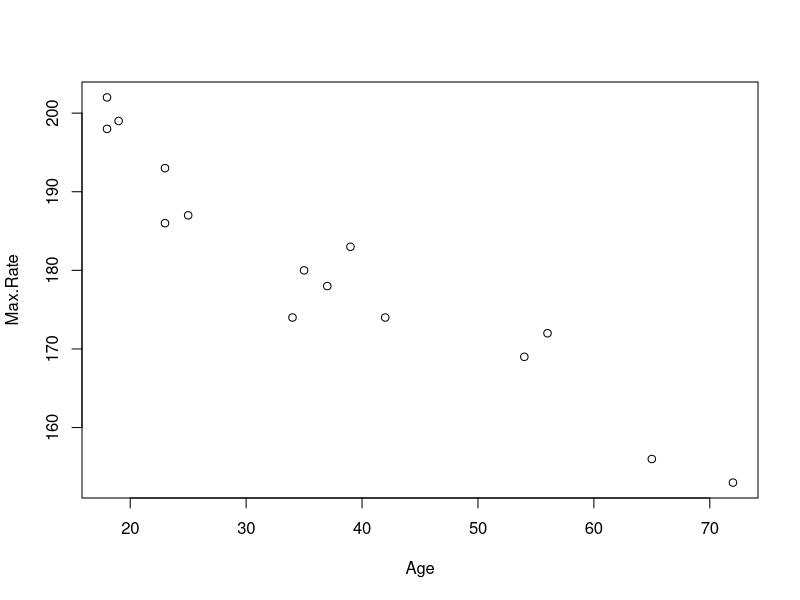
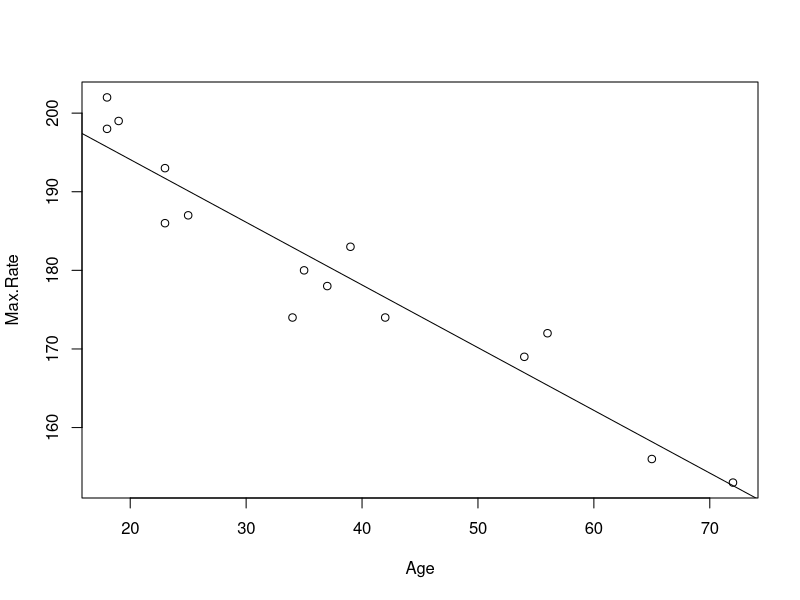
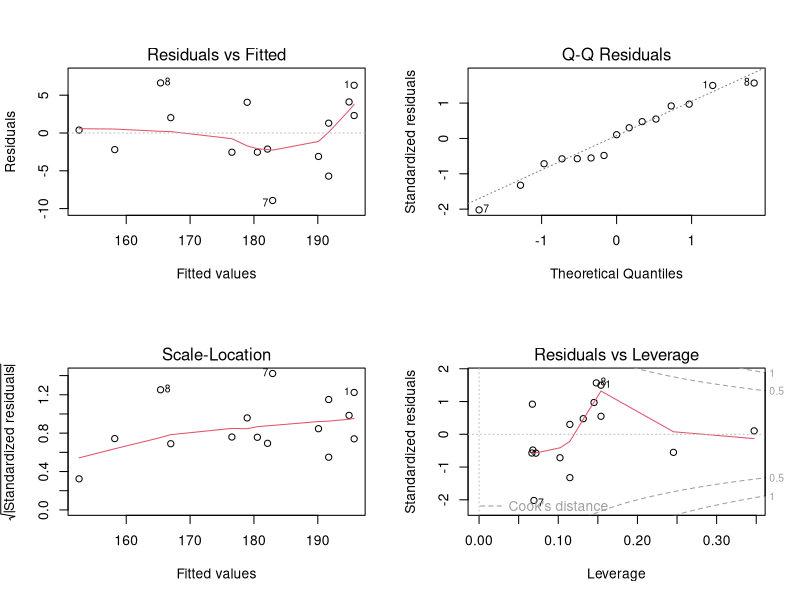
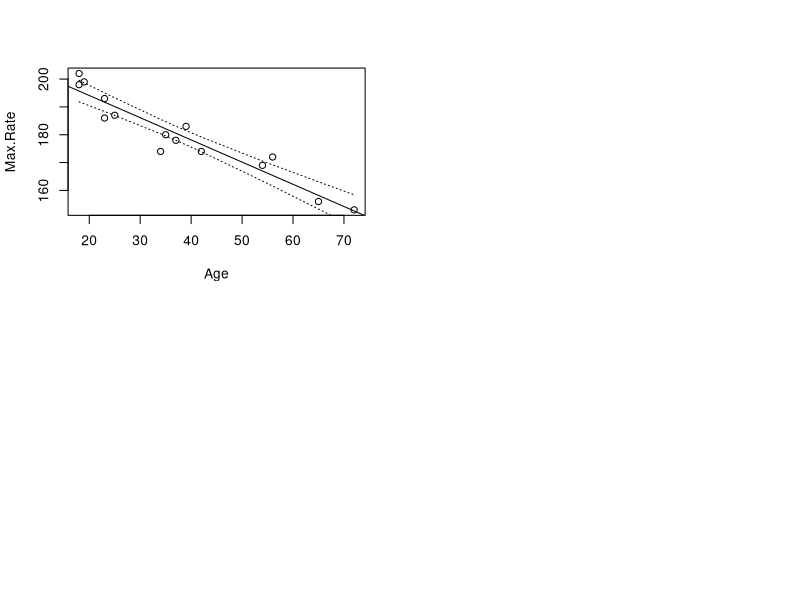

These figures' R source, in order:
## ---- chunk 1
Age <- c(18, 23, 25, 35, 65, 54, 34, 56, 72, 19, 23, 42, 18, 39, 37)
Max.Rate <- c(202, 186, 187, 180, 156, 169, 174, 172, 153, 199, 193, 174, 198, 
    183, 178)

plot(Max.Rate ~ Age)
## ---- chunk 2
m <- lm(Max.Rate ~ Age)
summary(m)
## ---- chunk 3
plot(Max.Rate~Age)
abline(m)
## ---- chunk 4
str(m)
## ---- chunk 5
coef(m)
coef(m)[1]
summary(resid(m))
## ---- chunk 6
par(mfrow = c(2,2))
plot(m)
## ---- chunk 7
predict(object = m, newdata = data.frame(Age = c(50, 60)) )

plot(Age, Max.Rate)
abline(m)
ci.lwr <- predict(m, data.frame(Age = sort(Age)), level = 0.95, interval = "confidence")[, 
    2]
points(sort(Age), ci.lwr, type = "l", lty = 3)

ci.upr <- predict(m, data.frame(Age = sort(Age)), level = 0.95, interval = "confidence")[, 
    3]
points(sort(Age), ci.upr, type = "l", lty = 3)
points((predict(object = m, newdata = data.frame(Age = c(50, 60)) )), pch = 16, col = "red3")

